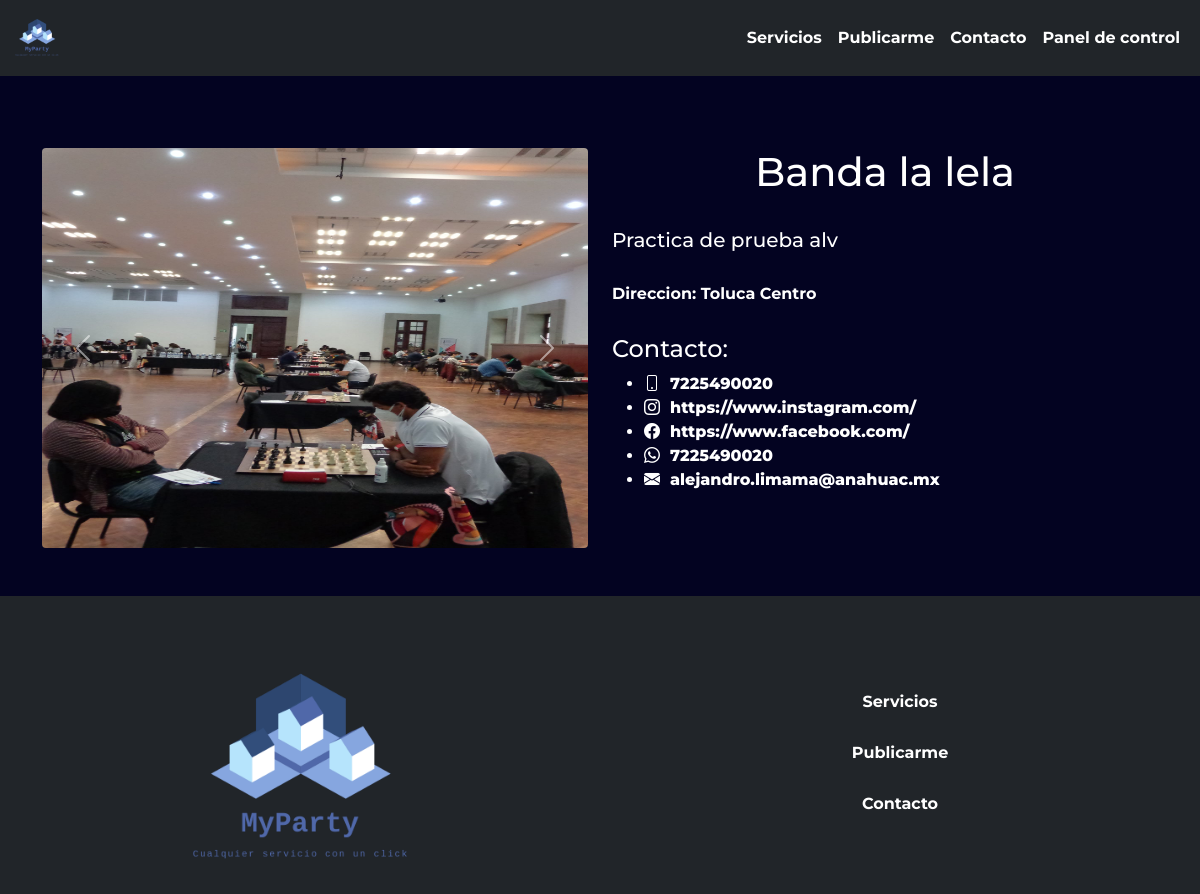
Page /pag/muestraNegocio.php?IdNegocio=13 on the committed database.
### tables this page shows
CREATE TABLE `tblimagennegocio` (
  `IdImagenNegocio` int(11) NOT NULL,
  `IdNegocio` int(11) NOT NULL,
  `Ruta` varchar(255) NOT NULL
);

CREATE TABLE `tblnegocios` (
  `IdNegocio` int(11) NOT NULL,
  `IdCategoria` int(11) NOT NULL,
  `IdServicio` int(11) NOT NULL,
  `IdEstatus` int(11) NOT NULL,
  `Nombre` varchar(255) NOT NULL,
  `Descripcion` varchar(255) NOT NULL,
  `Direccion` varchar(255) NOT NULL,
  `Telefono` bigint(20) NOT NULL,
  `Whatsapp` bigint(20) NOT NULL,
  `Facebook` varchar(255) NOT NULL,
  `Instagram` varchar(255) NOT NULL,
  `Correo` varchar(255) NOT NULL,
  `fecha` date DEFAULT NULL
);

### pag/muestraNegocio.php (the view, shortened to what this page needs)
<?php
    include('conexion.php');
    $IdNegocio = "";
    if(isset($_POST["IdNegocio"])){
        $IdNegocio = trim($_POST["IdNegocio"]);
        if ($IdNegocio == ""){
            if(isset($_GET["IdNegocio"])){
                $IdNegocio = $_GET["IdNegocio"];
                if ($IdNegocio == ""){
                    $IdNegocio = "";
                }
            }
        }
    }
    else{
        if ($IdNegocio == ""){
            $IdNegocio = "";
        }
        if(isset($_GET["IdNegocio"])){
            $IdNegocio = $_GET["IdNegocio"];
        }
    }
?>
<!DOCTYPE html>
<html lang="en">
<head>
    <link href="./bootstrap-icons/bootstrap-icons.css" rel="stylesheet">
    <link href="https://cdn.jsdelivr.net/npm/bootstrap@5.0.1/dist/css/bootstrap.min.css" rel="stylesheet">
    <link rel="stylesheet" href="../css/style.css">
    <link rel="stylesheet" href="https://cdnjs.cloudflare.com/ajax/libs/font-awesome/4.7.0/css/font-awesome.min.css">
    <link rel="stylesheet" href="../bootstrap-icons/bootstrap-icons.css">
</head>
<body >
    <nav class="navbar navbar-expand-sm navbar-light bg-dark sticky-top nav-text">
        <div class="container-fluid">
            <a class="navbar-brand" href="../index.php"><img src="../img/logo_transparent.png" width="50" height="50"></a>
            <div class="collapse navbar-collapse" id="navbarText">
            <ul class="nav navbar-nav navbar-right">
                <li class="nav-item">
                    <a class="nav-link" style="color: white;" href="./servicios.php">Servicios</a>
                </li>
                <li class="nav-item">
                    <a class="nav-link" style="color: white;" href="./publicarme.php">Publicarme</a>
                </li>
                <li class="nav-item">
                    <a class="nav-link" style="color: white;" href="./contacto.php">Contacto</a>
                </li>
                <li class="nav-item">
                    <a class="nav-link" style="color: white;" href="inicioAdmin.php">Panel de control</a>
                </li>
            </ul>
            </div>
        </div>
    </nav>
    <br><br><br>
    <?php
        if($IdNegocio == ""){
            ?>
                <div class="container">
                    <div class='text-center'>
                        <h1>Selecciona un servicio primero</h1>
                    </div>
                </div>
            <?php
        }else{
            ?>
            <div class="container">
                <div class="row">
                    <div class="col-md">
                        <div id="c2" class="carousel slide" data-bs-ride="carousel">
                            <div class="carousel-inner">
                                <?php
                                    $j=1;
                                    $IdServicio = "";
                                    $nombre = "";
                                    $query = "select nombre, IdServicio from tblnegocios where IdNegocio = '".$IdNegocio."'";
                                    $result = mysqli_query($conn,$query);
                                    while ($row = mysqli_fetch_row($result)){
                                        $nombre = $row[0];
                                        $IdServicio = $row[1];
                                    }
                                    $query = "select Ruta from tblimagennegocio where IdNegocio = '".$IdNegocio."' order by IdImagenNegocio";
                                    $result = mysqli_query($conn,$query);
                                    while ($row = mysqli_fetch_row($result)){
                                        if($j==1){
                                            echo "<div class='carousel-item active'>";
                                        }else{
                                            echo "<div class='carousel-item'>";
                                        }
                                        echo "<img class='galleryImg img-fluid rounded' style ='width:800px; height: 400px;' src='../img/negocios/".$IdServicio."/".$IdNegocio."-".$nombre."/".$row[0]."'>";
                                        echo "</div>";
                                        $j++;
                                    }
                                ?>
                            </div>
                            <button class="carousel-control-prev" type="button" data-bs-target="#c2" data-bs-slide="prev">
                            <span class="carousel-control-prev-icon" aria-hidden="true"></span>
                            </button>
                            <button class="carousel-control-next" type="button" data-bs-target="#c2" data-bs-slide="next">
                            <span class="carousel-control-next-icon" aria-hidden="true"></span>
                            </button>
                        </div>
                    </div>
                    <div class="col-md">
                        <?php
                            $query = "select Descripcion, Direccion, Telefono, Whatsapp, Facebook, Instagram, Correo from tblnegocios where IdNegocio = '".$IdNegocio."'";
                            $result = mysqli_query($conn, $query);
                            $descripcion="";
                            $direccion="";
                            $telefono="";
                            $whatsapp="";
                            $facebook="";
                            $instagram="";
                            $correo="";
                            while ($row = mysqli_fetch_row($result)) {
                                $descripcion=$row[0];
                                $direccion=$row[1];
                                $telefono=$row[2];
                                $whatsapp=$row[3];
                                $facebook=$row[4];
                                $instagram=$row[5];
                                $correo=$row[6];
                            }
                            ?>
                            <div class="text-center">
                                <?php
                                    echo "<h1 style='text-weight: 200px;'>".$nombre."</h1>";
                                ?>
                                <br>
                            </div>
                            <?php
                            echo "<h5>".$descripcion."</h5>";
                            echo "<br>";
                            echo "<h6>Direccion: ".$direccion."</h6>";
                            echo "<br>";
                            echo "<h4>Contacto:</h4>";
                            echo "<ul>";
                            echo "<li>";
                            echo "<a href='tel:+521".$telefono."' class='bi bi-phone' style='display:inline-block'></a><span style='margin-left:10px'><p style='display:inline'>".$telefono."</p></span>";
                            echo "</li>";
                            echo "<li>";
                            echo "<a href='".$instagram."' class='bi bi-instagram' style='display:inline-block'></a><span style='margin-left:10px'><p style='display:inline'>".$instagram."</p></span>";
                            echo "</li>";
                            echo "<li>";
                            echo "<a href='".$facebook."' class='bi bi-facebook'style='display:inline-block'></a><span style='margin-left:10px'><p style='display:inline'>".$facebook."</p></span>";
                            echo "</li>";
                            echo "<li>";
                            echo "<a href='https://api.whatsapp.com/send?phone=52".$whatsapp."' class='bi bi-whatsapp'style='display:inline-block'></a><span style='margin-left:10px'><p style='display:inline'>".$whatsapp."</p></span>";
                            echo "</li>";
                            echo "<li>";
                            echo "<a href='mailto:".$correo."' class='bi bi-envelope-fill'style='display:inline-block'></a><span style='margin-left:10px'><p style='display:inline'>".$correo."</p></span>";
                            echo "</li>";
                            echo "</ul>";
                        ?>
                    </div>
                </div>
            </div>
            <?php
        }
    ?>
    <br><br>
    <footer>
        <div class="container-fluid bg-dark">
            <div class="row text-center d-flex justify-content-center">
                <div class="col-md mt-5">
                    <a href="/index.html">
                        <img src="../img/logo_transparent.png" width="250">
                    </a>
                </div>
                <div class="col-md mt-5 text-white">
                    <br><br>
                    <a href="#" class="text-white text-decoration-none"><h6>Servicios</h6></a><br>
                    <a href="#" class="text-white text-decoration-none"><h6>Publicarme</h6></a><br>
                    <a href="#" class="text-white text-decoration-none"><h6>Contacto</h6></a><br>
                </div>
            </div>
        </div>
    </footer>
</body>
</html>

### css/style.css (style rules this page uses)
html, body { height: 100%; font-weight: 800; }
body { background: #030321; font-family: 'Montserrat'; }
a, h6 { font-family: 'Montserrat'; font-weight: bold; }
h1,h2,h3,h4,h5,h6,a,p, label, ul, li { color: white; }
footer { background-color: black; background-repeat: no-repeat; background-position: center center; background-size: cover; }

### rows in the picture
tblimagennegocio: IdNegocio+Ruta (picture)
tblnegocios: Nombre "Banda la lela", Descripcion "Practica de prueba alv", Direccion "Toluca Centro", Telefono "7225490020", Instagram "https://www.instagram.com/", Facebook "https://www.facebook.com/", Whatsapp "7225490020", Correo "alejandro.limama@anahuac.mx"
